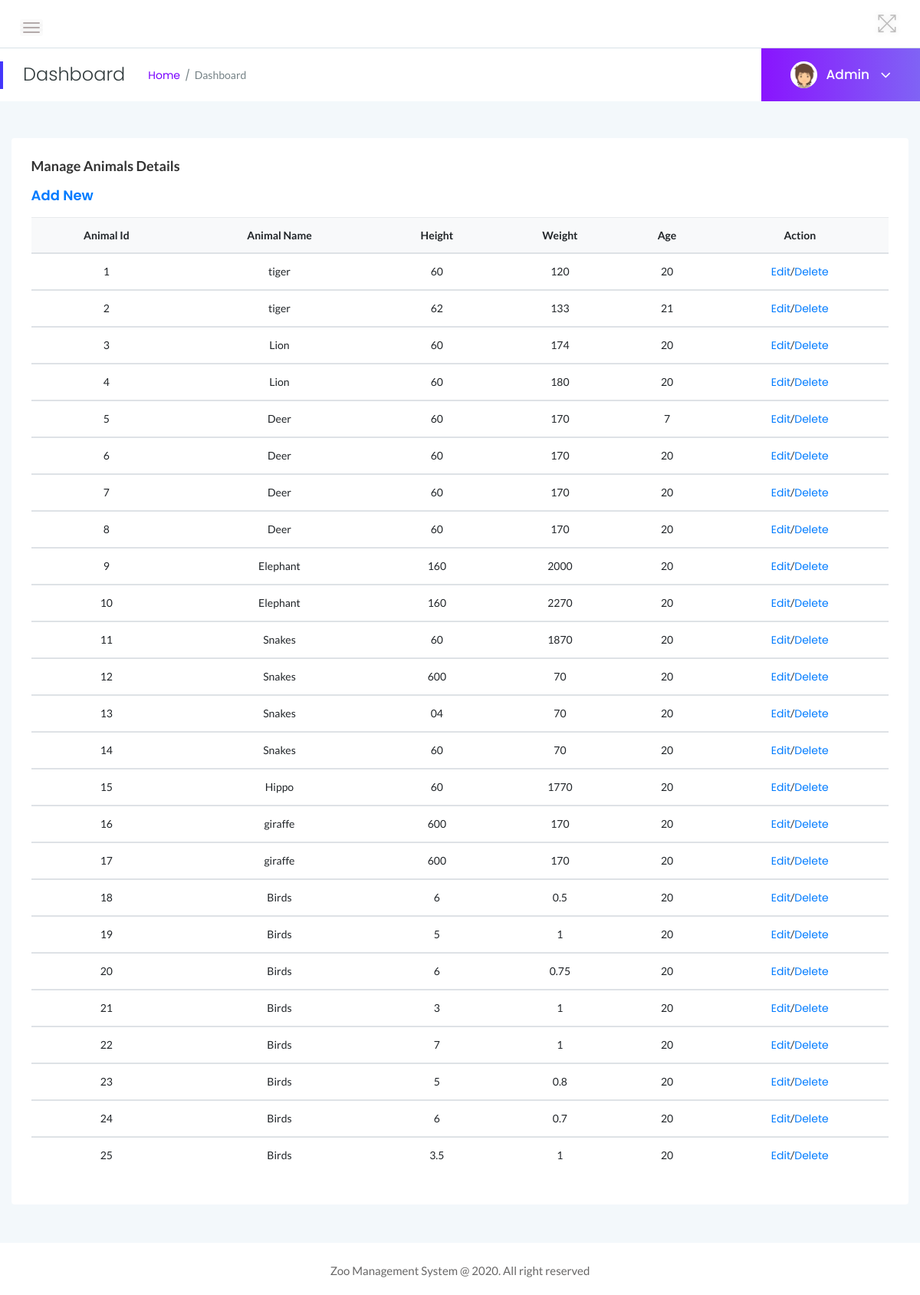
The app's page /admin/manage-animal-detail.php (signed in) with its own data.
### tables this page shows
CREATE TABLE IF NOT EXISTS ANIMAL (
	Aid int(10) NOT NULL,
	Gender VARCHAR(10) DEFAULT NULL,
	Cage_Number INT NOT NULL,
	Feed_Time VARCHAR(30) NOT NULL,
	AKid int(10) NOT NULL,
	PRIMARY KEY(Aid),
	CONSTRAINT fk_ani_akid FOREIGN KEY(AKid) REFERENCES ANIMAL_KIND(AKid) ON DELETE CASCADE ON UPDATE CASCADE
);

CREATE TABLE ANIMAL_DETAIL
(
	ADid int(10) NOT NULL,
	Height VARCHAR(10) DEFAULT NULL,
	Weight VARCHAR(10) DEFAULT NULL,
	Age INT DEFAULT NULL,
	Aid int(10) NOT NULL,
	PRIMARY KEY(ADid),
	CONSTRAINT fk_ad_aid
	FOREIGN KEY (Aid)
	REFERENCES ANIMAL(Aid)
	ON DELETE CASCADE
	ON UPDATE CASCADE
);

CREATE TABLE IF NOT EXISTS ANIMAL_KIND (
	AKid int(10) NOT NULL,
	AName VARCHAR(30) NOT NULL,
	Physical_Characteristics TEXT NOT NULL,
	Zoo_Region VARCHAR(50) NOT NULL,
	Diet VARCHAR(30) NOT NULL,
	Population_Status VARCHAR(30) NOT NULL,
	AnimalImage VARCHAR(100) NOT NULL,
	PRIMARY KEY(AKid)
);

### admin/manage-animal-detail.php (the view, shortened to what this page needs)
<?php
include('includes/dbconnection.php');
if (strlen($_SESSION['zmsaid']==0)) {
  header('location:logout.php');
  } else{
?>
<!doctype html>
<html class="no-js" lang="en">
<head>
    <link rel="stylesheet" href="assets/css/bootstrap.min.css">
    <link rel="stylesheet" href="assets/css/font-awesome.min.css">
    <link rel="stylesheet" href="assets/css/themify-icons.css">
    <link rel="stylesheet" href="assets/css/metisMenu.css">
    <link rel="stylesheet" href="assets/css/owl.carousel.min.css">
    <link rel="stylesheet" href="assets/css/slicknav.min.css">
    <link rel="stylesheet" href="https://www.amcharts.com/lib/3/plugins/export/export.css" type="text/css" media="all" />
    <link rel="stylesheet" type="text/css" href="https://cdn.datatables.net/1.10.19/css/jquery.dataTables.css">
    <link rel="stylesheet" type="text/css" href="https://cdn.datatables.net/1.10.18/css/dataTables.bootstrap4.min.css">
    <link rel="stylesheet" type="text/css" href="https://cdn.datatables.net/responsive/2.2.3/css/responsive.bootstrap.min.css">
    <link rel="stylesheet" type="text/css" href="https://cdn.datatables.net/responsive/2.2.3/css/responsive.jqueryui.min.css">
    <link rel="stylesheet" href="assets/css/typography.css">
    <link rel="stylesheet" href="assets/css/default-css.css">
    <link rel="stylesheet" href="assets/css/styles.css">
    <link rel="stylesheet" href="assets/css/responsive.css">
</head>
<body>
    <div class="page-container">
        <div class="main-content">
          <?php include_once('includes/header.php');?>
            <?php include_once('includes/pagetitle.php');?>
            <div class="main-content-inner">
                <div class="row">
                    <div class="col-12 mt-5">
                        <div class="card">
                            <div class="card-body">
                                <h4 class="header-title">Manage Animals Details</h4>
                                <h3 class="header-title"><a href="add-animal-detail.php">Add New</a></h3>
                                  <div class="data-tables">
                <table class="table text-center">
                                        <thead class="bg-light text-capitalize"
                                            <tr>
                                                <th>Animal id</th>
                                                <th>Animal Name</th>
                                                <th>Height</th>
                                                <th>Weight</th>
                                                <th>Age</th>
                                                <th>Action</th>
                                        </thead>
                                        <?php
$ret=mysqli_query($con,"select * from ANIMAL a,ANIMAL_KIND ak,ANIMAL_DETAIL ad where ak.AKid=a.AKid and a.Aid=ad.Aid");
while ($row=mysqli_fetch_array($ret)) {
?>
                                        <tbody>
          <tr data-expanded="true">
                  <td><?php  echo $row['Aid'];?></td>
                  <td><?php  echo $row['AName'];?></td>
                  <td><?php  echo $row['Height'];?></td>
                  <td><?php  echo $row['Weight'];?></td>
                  <td><?php  echo $row['Age'];?></td>
                  <td><a href="edit-animal-details1.php?editid=<?php echo $row['ADid'];?>">Edit</a>/<a href="delete-animal-details1.php?editid=<?php echo $row['ADid'];?>">Delete</a></td>
                </tr>
                <?php
}?>
 </tbody>
                                    </table>
                                </div>
                            </div>
                        </div>
                    </div>
                </div>
            </div>
        </div>
        <?php include_once('includes/footer.php');?>
    </div>
</body>
</html>
<?php }  ?>

### admin/includes/pagetitle.php (shortened to what this page needs)
<?php
include('includes/dbconnection.php');
?>
<div class="page-title-area">
                <div class="row align-items-center">
                    <div class="col-sm-6">
                        <div class="breadcrumbs-area clearfix">
                            <h4 class="page-title pull-left">Dashboard</h4>
                            <ul class="breadcrumbs pull-left">
                                <li><a href="dashboard.php">Home</a></li>
                                <li><span>Dashboard</span></li>
                            </ul>
                        </div>
                    </div>
                    <div class="col-sm-6 clearfix">
                        <div class="user-profile pull-right">
                            <img class="avatar user-thumb" src="assets/images/author/avatar.png" alt="avatar">
                            <?php
$adid=$_SESSION['zmsaid'];
$ret=mysqli_query($con,"select AdminName from tbladmin where ID='$adid'");
$row=mysqli_fetch_array($ret);
$name=$row['AdminName'];
?>
                            <h4 class="user-name dropdown-toggle" data-toggle="dropdown"><?php echo $name; ?> <i class="fa fa-angle-down"></i></h4>
                        </div>
                    </div>
                </div>
            </div>

### admin/assets/css/typography.css (style rules this page uses)
body { font-size: 14px; font-family: 'Lato', sans-serif; }
h1, h2, h3, h4, h5, h6 { margin: 0; font-family: 'Poppins', sans-serif; }
a, a:visited { text-decoration: none; transition: all 0.3s ease-in-out; -webkit-transition: all 0.3s ease-in-out; -moz-transition: all 0.3s ease-in-out; -o-transition: all 0.3s ease-in-out; outline: 0; font-family: 'Poppins', sans-serif; }
ul, ol { margin-bottom: 0px; margin-top: 0px; padding: 0; }
ul { margin: 0; list-style-type: none; }

### admin/assets/css/default-css.css (style rules this page uses)
* { margin: 0; padding: 0; box-sizing: border-box; }
*, *:before, *:after { -moz-box-sizing: border-box; -webkit-box-sizing: border-box; box-sizing: border-box; }
html { -webkit-font-smoothing: antialiased; }
body { background: #fff; font-weight: normal; -webkit-font-smoothing: antialiased; -webkit-text-size-adjust: 100%; }
img { max-width: 100%; height: auto; }
:root { --primary-color: #4336FB; }

### admin/assets/css/styles.css (style rules this page uses)
.page-container { width: 100%; height: 100%; min-height: 100vh; padding-left: 280px; -webkit-transition: padding-left 0.3s ease 0s; transition: padding-left 0.3s ease 0s; }
.card { border: none; border-radius: 4px; background-color: #fff; -webkit-transition: all 0.3s ease 0s; transition: all 0.3s ease 0s; }
.card-body { padding: 25.6px; padding: 1.6rem; }
.main-content { width: 100%; background: #F3F8FB; }
.main-content-inner { padding: 0 30px 50px; }
.page-title-area { padding: 0 30px; background: #fff; position: relative; }
.page-title-area:before { content: ''; position: absolute; left: 0; top: 50%; width: 4px; height: 36px; background: var(--primary-color); -webkit-transform: translateY(-50%); transform: translateY(-50%); }
.page-title { font-size: 24px; font-weight: 300; color: #313b3d; letter-spacing: 0; margin-right: 30px; }
ul.breadcrumbs { margin-top: 4px; }
.breadcrumbs li { display: inline-block; }
.breadcrumbs li a, .breadcrumbs li span { display: block; font-size: 14px; font-weight: 400; color: #7801ff; letter-spacing: 0; margin-right: 16px; position: relative; }
.breadcrumbs li a:before { content: '/'; color: #768387; position: absolute; right: -13px; top: 0; }
.breadcrumbs li span { margin-right: 0; color: #768387; text-transform: capitalize; }
.user-profile { margin-right: -30px; display: -webkit-box; display: -ms-flexbox; display: flex; -webkit-box-align: center; -ms-flex-align: center; align-items: center; -ms-flex-wrap: wrap; flex-wrap: wrap; background: -webkit-linear-gradient(left, #8914fe 0%, #8063f5 100%); background: linear-gradient(to right, #8914fe 0%, #8063f5 100%); padding: 17px 38px; position: relative; }
.user-profile img.avatar { height: 35px; width: 35px; border-radius: 50%; margin-right: 12px; }
.user-name { font-size: 17px; font-weight: 500; color: #fff; letter-spacing: 0; cursor: pointer; -webkit-user-select: none; -moz-user-select: none; -ms-user-select: none; user-select: none; }
.user-name i { margin-left: 10px; font-size: 21px; vertical-align: middle; position: relative; }
.notification-area .dropdown-toggle, .user-name.dropdown-toggle { position: relative; }
.notification-area .dropdown-toggle:after, .user-name.dropdown-toggle:after { display: none; }
.header-title { font-family: 'Lato', sans-serif; font-size: 18px; font-weight: 600; letter-spacing: 0; color: #333; text-transform: capitalize; margin-bottom: 17px; }
table tr th { border-bottom: none; }
table tr th, table tr td { border-top: 1px solid rgba(120, 130, 140, 0.13) !important; }

### admin/assets/css/responsive.css (style rules this page uses)
@media (min-width: 1200px) and (max-width: 1364px) { .main-content-inner { padding: 0 15px 50px; } }
@media (min-width: 1200px) and (max-width: 1364px) { .page-container, .sbar_collapsed.page-container { padding-left: 0; } }

### records on screen
animal: animal_detail.Aid "1", AKid.AName "tiger", animal_detail.Height "60", animal_detail.Weight "120", animal_detail.Age "20"
animal: animal_detail.Aid "2", AKid.AName "tiger", animal_detail.Height "62", animal_detail.Weight "133", animal_detail.Age "21"
animal: animal_detail.Aid "3", AKid.AName "Lion", animal_detail.Height "60", animal_detail.Weight "174", animal_detail.Age "20"
animal: animal_detail.Aid "4", AKid.AName "Lion", animal_detail.Height "60", animal_detail.Weight "180", animal_detail.Age "20"
animal: animal_detail.Aid "5", AKid.AName "Deer", animal_detail.Height "60", animal_detail.Weight "170", animal_detail.Age "7"
animal: animal_detail.Aid "6", AKid.AName "Deer", animal_detail.Height "60", animal_detail.Weight "170", animal_detail.Age "20"
animal: animal_detail.Aid "7", AKid.AName "Deer", animal_detail.Height "60", animal_detail.Weight "170", animal_detail.Age "20"
animal: animal_detail.Aid "8", AKid.AName "Deer", animal_detail.Height "60", animal_detail.Weight "170", animal_detail.Age "20"
animal: animal_detail.Aid "9", AKid.AName "Elephant", animal_detail.Height "160", animal_detail.Weight "2000", animal_detail.Age "20"
animal: animal_detail.Aid "10", AKid.AName "Elephant", animal_detail.Height "160", animal_detail.Weight "2270", animal_detail.Age "20"
animal: animal_detail.Aid "11", AKid.AName "Snakes", animal_detail.Height "60", animal_detail.Weight "1870", animal_detail.Age "20"
animal: animal_detail.Aid "12", AKid.AName "Snakes", animal_detail.Height "600", animal_detail.Weight "70", animal_detail.Age "20"
animal: animal_detail.Aid "13", AKid.AName "Snakes", animal_detail.Height "04", animal_detail.Weight "70", animal_detail.Age "20"
animal: animal_detail.Aid "14", AKid.AName "Snakes", animal_detail.Height "60", animal_detail.Weight "70", animal_detail.Age "20"
animal: animal_detail.Aid "15", AKid.AName "Hippo", animal_detail.Height "60", animal_detail.Weight "1770", animal_detail.Age "20"
animal: animal_detail.Aid "16", AKid.AName "giraffe", animal_detail.Height "600", animal_detail.Weight "170", animal_detail.Age "20"
animal: animal_detail.Aid "17", AKid.AName "giraffe", animal_detail.Height "600", animal_detail.Weight "170", animal_detail.Age "20"
animal: animal_detail.Aid "18", AKid.AName "Birds", animal_detail.Height "6", animal_detail.Weight "0.5", animal_detail.Age "20"
animal: animal_detail.Aid "19", AKid.AName "Birds", animal_detail.Height "5", animal_detail.Weight "1", animal_detail.Age "20"
animal: animal_detail.Aid "20", AKid.AName "Birds", animal_detail.Height "6", animal_detail.Weight "0.75", animal_detail.Age "20"
animal: animal_detail.Aid "21", AKid.AName "Birds", animal_detail.Height "3", animal_detail.Weight "1", animal_detail.Age "20"
animal: animal_detail.Aid "22", AKid.AName "Birds", animal_detail.Height "7", animal_detail.Weight "1", animal_detail.Age "20"
animal: animal_detail.Aid "23", AKid.AName "Birds", animal_detail.Height "5", animal_detail.Weight "0.8", animal_detail.Age "20"
animal: animal_detail.Aid "24", AKid.AName "Birds", animal_detail.Height "6", animal_detail.Weight "0.7", animal_detail.Age "20"
animal: animal_detail.Aid "25", AKid.AName "Birds", animal_detail.Height "3.5", animal_detail.Weight "1", animal_detail.Age "20"

### other values on screen
$name "Admin"
